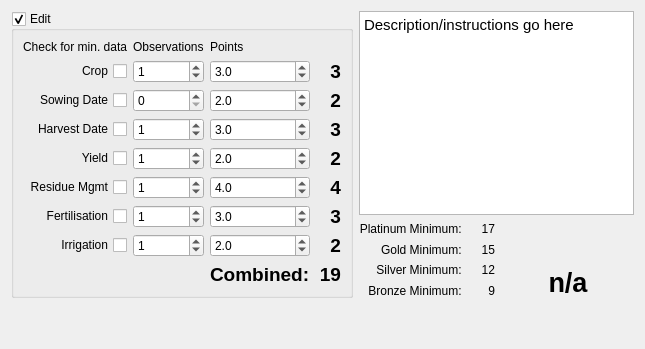
      <widget class="QWidget" name="tabPrevCrop">
       <attribute name="title">
        <string>Prev. Crop</string>
       </attribute>
       <layout class="QGridLayout" name="gridLayout_29">
        <item row="0" column="0" rowspan="2" alignment="Qt::AlignTop">
         <widget class="QGroupBox" name="gbxPrevCrop">
          <property name="title">
           <string>Edit</string>
          </property>
          <property name="checkable">
           <bool>true</bool>
          </property>
          <property name="checked">
           <bool>true</bool>
          </property>
          <layout class="QGridLayout" name="gridLayoutSoil">
           <item row="6" column="3">
            <widget class="QLabel" name="lblResidueMgmtRatingPrevCrop">
             <property name="minimumSize">
              <size>
               <width>25</width>
               <height>0</height>
              </size>
             </property>
             <property name="font">
              <font>
               <pointsize>14</pointsize>
               <weight>75</weight>
               <bold>true</bold>
              </font>
             </property>
             <property name="text">
              <string>4</string>
             </property>
             <property name="alignment">
              <set>Qt::AlignRight|Qt::AlignTrailing|Qt::AlignVCenter</set>
             </property>
            </widget>
           </item>
           <item row="6" column="2">
            <widget class="QDoubleSpinBox" name="dsbResidueMgmtWeightPrevCrop">
             <property name="decimals">
              <number>1</number>
             </property>
             <property name="maximum">
              <double>5.000000000000000</double>
             </property>
             <property name="singleStep">
              <double>0.500000000000000</double>
             </property>
             <property name="value">
              <double>4.000000000000000</double>
             </property>
            </widget>
           </item>
           <item row="5" column="0">
            <widget class="QCheckBox" name="chbxYieldPrevCrop">
             <property name="toolTip">
              <string>&lt;html&gt;&lt;head/&gt;&lt;body&gt;&lt;p&gt;Check if Minimum Data&lt;/p&gt;&lt;/body&gt;&lt;/html&gt;</string>
             </property>
             <property name="layoutDirection">
              <enum>Qt::RightToLeft</enum>
             </property>
             <property name="text">
              <string>Yield</string>
             </property>
            </widget>
           </item>
           <item row="3" column="0">
            <widget class="QCheckBox" name="chbxSowingDatePrevCrop">
             <property name="toolTip">
              <string>&lt;html&gt;&lt;head/&gt;&lt;body&gt;&lt;p&gt;Check if Minimum Data&lt;/p&gt;&lt;/body&gt;&lt;/html&gt;</string>
             </property>
             <property name="layoutDirection">
              <enum>Qt::RightToLeft</enum>
             </property>
             <property name="text">
              <string>Sowing Date</string>
             </property>
            </widget>
           </item>
           <item row="2" column="1">
            <widget class="QSpinBox" name="sbCropObsPrevCrop">
             <property name="toolTip">
              <string>&lt;html&gt;&lt;head/&gt;&lt;body&gt;&lt;p&gt;Number of observations&lt;/p&gt;&lt;/body&gt;&lt;/html&gt;</string>
             </property>
             <property name="value">
              <number>1</number>
             </property>
            </widget>
           </item>
           <item row="7" column="2">
            <widget class="QDoubleSpinBox" name="dsbFertilisationWeightPrevCrop">
             <property name="decimals">
              <number>1</number>
             </property>
             <property name="maximum">
              <double>5.000000000000000</double>
             </property>
             <property name="singleStep">
              <double>0.500000000000000</double>
             </property>
             <property name="value">
              <double>3.000000000000000</double>
             </property>
            </widget>
           </item>
           <item row="8" column="2">
            <widget class="QDoubleSpinBox" name="dsbIrrigationWeightPrevCrop">
             <property name="decimals">
              <number>1</number>
             </property>
             <property name="maximum">
              <double>5.000000000000000</double>
             </property>
             <property name="singleStep">
              <double>0.500000000000000</double>
             </property>
             <property name="value">
              <double>2.000000000000000</double>
             </property>
            </widget>
           </item>
           <item row="5" column="2">
            <widget class="QDoubleSpinBox" name="dsbYieldWeightPrevCrop">
             <property name="decimals">
              <number>1</number>
             </property>
             <property name="maximum">
              <double>5.000000000000000</double>
             </property>
             <property name="singleStep">
              <double>0.500000000000000</double>
             </property>
             <property name="value">
              <double>2.000000000000000</double>
             </property>
            </widget>
           </item>
           <item row="6" column="1">
            <widget class="QSpinBox" name="sbResidueMgmtObsPrevCrop">
             <property name="toolTip">
              <string>&lt;html&gt;&lt;head/&gt;&lt;body&gt;&lt;p&gt;Number of observations&lt;/p&gt;&lt;/body&gt;&lt;/html&gt;</string>
             </property>
             <property name="value">
              <number>1</number>
             </property>
            </widget>
           </item>
           <item row="2" column="0">
            <widget class="QCheckBox" name="chbxCropPrevCrop">
             <property name="toolTip">
              <string>&lt;html&gt;&lt;head/&gt;&lt;body&gt;&lt;p&gt;Check if Minimum Data&lt;/p&gt;&lt;/body&gt;&lt;/html&gt;</string>
             </property>
             <property name="layoutDirection">
              <enum>Qt::RightToLeft</enum>
             </property>
             <property name="text">
              <string>Crop</string>
             </property>
             <property name="tristate">
              <bool>false</bool>
             </property>
            </widget>
           </item>
           <item row="4" column="1">
            <widget class="QSpinBox" name="sbHarvestDateObsPrevCrop">
             <property name="toolTip">
              <string>&lt;html&gt;&lt;head/&gt;&lt;body&gt;&lt;p&gt;Number of observations&lt;/p&gt;&lt;/body&gt;&lt;/html&gt;</string>
             </property>
             <property name="value">
              <number>1</number>
             </property>
            </widget>
           </item>
           <item row="4" column="2">
            <widget class="QDoubleSpinBox" name="dsbHarvestDateWeightPrevCrop">
             <property name="decimals">
              <number>1</number>
             </property>
             <property name="maximum">
              <double>5.000000000000000</double>
             </property>
             <property name="singleStep">
              <double>0.500000000000000</double>
             </property>
             <property name="value">
              <double>3.000000000000000</double>
             </property>
            </widget>
           </item>
           <item row="4" column="0">
            <widget class="QCheckBox" name="chbxHarvestDatePrevCrop">
             <property name="toolTip">
              <string>&lt;html&gt;&lt;head/&gt;&lt;body&gt;&lt;p&gt;Check if Minimum Data&lt;/p&gt;&lt;/body&gt;&lt;/html&gt;</string>
             </property>
             <property name="layoutDirection">
              <enum>Qt::RightToLeft</enum>
             </property>
             <property name="text">
              <string>Harvest Date</string>
             </property>
            </widget>
           </item>
           <item row="3" column="1">
            <widget class="QSpinBox" name="sbSowingDateObsPrevCrop">
             <property name="toolTip">
              <string>&lt;html&gt;&lt;head/&gt;&lt;body&gt;&lt;p&gt;Number of observations&lt;/p&gt;&lt;/body&gt;&lt;/html&gt;</string>
             </property>
            </widget>
           </item>
           <item row="7" column="1">
            <widget class="QSpinBox" name="sbFertilisationObsPrevCrop">
             <property name="toolTip">
              <string>&lt;html&gt;&lt;head/&gt;&lt;body&gt;&lt;p&gt;Number of observations&lt;/p&gt;&lt;/body&gt;&lt;/html&gt;</string>
             </property>
             <property name="value">
              <number>1</number>
             </property>
            </widget>
           </item>
           <item row="3" column="2">
            <widget class="QDoubleSpinBox" name="dsbSowingDateWeightPrevCrop">
             <property name="decimals">
              <number>1</number>
             </property>
             <property name="maximum">
              <double>5.000000000000000</double>
             </property>
             <property name="singleStep">
              <double>0.500000000000000</double>
             </property>
             <property name="value">
              <double>2.000000000000000</double>
             </property>
            </widget>
           </item>
           <item row="8" column="0">
            <widget class="QCheckBox" name="chbxIrrigationPrevCrop">
             <property name="toolTip">
              <string>&lt;html&gt;&lt;head/&gt;&lt;body&gt;&lt;p&gt;Check if Minimum Data&lt;/p&gt;&lt;/body&gt;&lt;/html&gt;</string>
             </property>
             <property name="layoutDirection">
              <enum>Qt::RightToLeft</enum>
             </property>
             <property name="text">
              <string>Irrigation</string>
             </property>
            </widget>
           </item>
           <item row="5" column="1">
            <widget class="QSpinBox" name="sbYieldObsPrevCrop">
             <property name="toolTip">
              <string>&lt;html&gt;&lt;head/&gt;&lt;body&gt;&lt;p&gt;Number of observations&lt;/p&gt;&lt;/body&gt;&lt;/html&gt;</string>
             </property>
             <property name="value">
              <number>1</number>
             </property>
            </widget>
           </item>
           <item row="6" column="0">
            <widget class="QCheckBox" name="chbxResidueMgmtPrevCrop">
             <property name="toolTip">
              <string>&lt;html&gt;&lt;head/&gt;&lt;body&gt;&lt;p&gt;Check if Minimum Data&lt;/p&gt;&lt;/body&gt;&lt;/html&gt;</string>
             </property>
             <property name="layoutDirection">
              <enum>Qt::RightToLeft</enum>
             </property>
             <property name="text">
              <string>Residue Mgmt</string>
             </property>
            </widget>
           </item>
           <item row="7" column="0">
            <widget class="QCheckBox" name="chbxFertilisationPrevCrop">
             <property name="toolTip">
              <string>&lt;html&gt;&lt;head/&gt;&lt;body&gt;&lt;p&gt;Check if Minimum Data&lt;/p&gt;&lt;/body&gt;&lt;/html&gt;</string>
             </property>
             <property name="layoutDirection">
              <enum>Qt::RightToLeft</enum>
             </property>
             <property name="text">
              <string>Fertilisation</string>
             </property>
            </widget>
           </item>
           <item row="8" column="1">
            <widget class="QSpinBox" name="sbIrrigationObsPrevCrop">
             <property name="toolTip">
              <string>&lt;html&gt;&lt;head/&gt;&lt;body&gt;&lt;p&gt;Number of observations&lt;/p&gt;&lt;/body&gt;&lt;/html&gt;</string>
             </property>
             <property name="value">
              <number>1</number>
             </property>
            </widget>
           </item>
           <item row="2" column="2">
            <widget class="QDoubleSpinBox" name="dsbCropWeightPrevCrop">
             <property name="decimals">
              <number>1</number>
             </property>
             <property name="maximum">
              <double>5.000000000000000</double>
             </property>
             <property name="singleStep">
              <double>0.500000000000000</double>
             </property>
             <property name="value">
              <double>3.000000000000000</double>
             </property>
            </widget>
           </item>
           <item row="4" column="3">
            <widget class="QLabel" name="lblHarvestDateRatingPrevCrop">
             <property name="minimumSize">
              <size>
               <width>25</width>
               <height>0</height>
              </size>
             </property>
             <property name="font">
              <font>
               <pointsize>14</pointsize>
               <weight>75</weight>
               <bold>true</bold>
              </font>
             </property>
             <property name="text">
              <string>3</string>
             </property>
             <property name="alignment">
              <set>Qt::AlignRight|Qt::AlignTrailing|Qt::AlignVCenter</set>
             </property>
            </widget>
           </item>
           <item row="7" column="3">
            <widget class="QLabel" name="lblFertilisationRatingPrevCrop">
             <property name="minimumSize">
              <size>
               <width>25</width>
               <height>0</height>
              </size>
             </property>
             <property name="font">
              <font>
               <pointsize>14</pointsize>
               <weight>75</weight>
               <bold>true</bold>
              </font>
             </property>
             <property name="text">
              <string>3</string>
             </property>
             <property name="alignment">
              <set>Qt::AlignRight|Qt::AlignTrailing|Qt::AlignVCenter</set>
             </property>
            </widget>
           </item>
           <item row="2" column="3">
            <widget class="QLabel" name="lblCropRatingPrevCrop">
             <property name="minimumSize">
              <size>
               <width>25</width>
               <height>0</height>
              </size>
             </property>
             <property name="font">
              <font>
               <pointsize>14</pointsize>
               <weight>75</weight>
               <bold>true</bold>
              </font>
             </property>
             <property name="text">
              <string>3</string>
             </property>
             <property name="alignment">
              <set>Qt::AlignRight|Qt::AlignTrailing|Qt::AlignVCenter</set>
             </property>
            </widget>
           </item>
           <item row="5" column="3">
            <widget class="QLabel" name="lblYieldRatingPrevCrop">
             <property name="minimumSize">
              <size>
               <width>25</width>
               <height>0</height>
              </size>
             </property>
             <property name="font">
              <font>
               <pointsize>14</pointsize>
               <weight>75</weight>
               <bold>true</bold>
              </font>
             </property>
             <property name="text">
              <string>2</string>
             </property>
             <property name="alignment">
              <set>Qt::AlignRight|Qt::AlignTrailing|Qt::AlignVCenter</set>
             </property>
            </widget>
           </item>
           <item row="3" column="3">
            <widget class="QLabel" name="lblSowingDateRatingPrevCrop">
             <property name="minimumSize">
              <size>
               <width>25</width>
               <height>0</height>
              </size>
             </property>
             <property name="font">
              <font>
               <pointsize>14</pointsize>
               <weight>75</weight>
               <bold>true</bold>
              </font>
             </property>
             <property name="text">
              <string>2</string>
             </property>
             <property name="alignment">
              <set>Qt::AlignRight|Qt::AlignTrailing|Qt::AlignVCenter</set>
             </property>
            </widget>
           </item>
           <item row="8" column="3">
            <widget class="QLabel" name="lblIrrigationRatingPrevCrop">
             <property name="minimumSize">
              <size>
               <width>25</width>
               <height>0</height>
              </size>
             </property>
             <property name="font">
              <font>
               <pointsize>14</pointsize>
               <weight>75</weight>
               <bold>true</bold>
              </font>
             </property>
             <property name="text">
              <string>2</string>
             </property>
             <property name="alignment">
              <set>Qt::AlignRight|Qt::AlignTrailing|Qt::AlignVCenter</set>
             </property>
            </widget>
           </item>
           <item row="0" column="0">
            <widget class="QLabel" name="lblMgmtMinData_3">
             <property name="font">
              <font>
               <pointsize>9</pointsize>
              </font>
             </property>
             <property name="text">
              <string>Check for min. data</string>
             </property>
             <property name="alignment">
              <set>Qt::AlignRight|Qt::AlignTrailing|Qt::AlignVCenter</set>
             </property>
            </widget>
           </item>
           <item row="0" column="1">
            <widget class="QLabel" name="lblMgmtObservations_3">
             <property name="sizePolicy">
              <sizepolicy hsizetype="Preferred" vsizetype="Fixed">
               <horstretch>0</horstretch>
               <verstretch>0</verstretch>
              </sizepolicy>
             </property>
             <property name="font">
              <font>
               <pointsize>9</pointsize>
              </font>
             </property>
             <property name="text">
              <string>Observations</string>
             </property>
            </widget>
           </item>
           <item row="0" column="2">
            <widget class="QLabel" name="lblMgmtPoints_3">
             <property name="font">
              <font>
               <pointsize>9</pointsize>
              </font>
             </property>
             <property name="text">
              <string>Points</string>
             </property>
            </widget>
           </item>
           <item row="9" column="2">
            <widget class="QLabel" name="lblCombinedPrevCrop">
             <property name="font">
              <font>
               <pointsize>14</pointsize>
               <weight>75</weight>
               <italic>false</italic>
               <bold>true</bold>
              </font>
             </property>
             <property name="text">
              <string>Combined:</string>
             </property>
            </widget>
           </item>
           <item row="9" column="3">
            <widget class="QLabel" name="lblOverallRatingPrevCrop">
             <property name="minimumSize">
              <size>
               <width>25</width>
               <height>0</height>
              </size>
             </property>
             <property name="font">
              <font>
               <pointsize>14</pointsize>
               <weight>75</weight>
               <bold>true</bold>
              </font>
             </property>
             <property name="text">
              <string>19</string>
             </property>
             <property name="alignment">
              <set>Qt::AlignRight|Qt::AlignTrailing|Qt::AlignVCenter</set>
             </property>
            </widget>
           </item>
          </layout>
         </widget>
        </item>
        <item row="0" column="1" colspan="2">
         <widget class="QTextBrowser" name="txbrPrevCrop">
          <property name="html">
           <string>&lt;!DOCTYPE HTML PUBLIC &quot;-//W3C//DTD HTML 4.0//EN&quot; &quot;http://www.w3.org/TR/REC-html40/strict.dtd&quot;&gt;
&lt;html&gt;&lt;head&gt;&lt;meta name=&quot;qrichtext&quot; content=&quot;1&quot; /&gt;&lt;style type=&quot;text/css&quot;&gt;
p, li { white-space: pre-wrap; }
&lt;/style&gt;&lt;/head&gt;&lt;body style=&quot; font-family:'.Lucida Grande UI'; font-size:11pt; font-weight:400; font-style:normal;&quot;&gt;
&lt;p style=&quot; margin-top:0px; margin-bottom:0px; margin-left:0px; margin-right:0px; -qt-block-indent:0; text-indent:0px;&quot;&gt;Description/instructions go here&lt;/p&gt;&lt;/body&gt;&lt;/html&gt;</string>
          </property>
         </widget>
        </item>
        <item row="1" column="1">
         <layout class="QGridLayout" name="gridLayoutPrevCropRankLevels">
          <item row="0" column="2">
           <widget class="QLabel" name="lblPrevCropPlatinumMinVal">
            <property name="minimumSize">
             <size>
              <width>25</width>
              <height>0</height>
             </size>
            </property>
            <property name="font">
             <font>
              <pointsize>9</pointsize>
             </font>
            </property>
            <property name="text">
             <string>17</string>
            </property>
            <property name="alignment">
             <set>Qt::AlignRight|Qt::AlignTrailing|Qt::AlignVCenter</set>
            </property>
            <property name="margin">
             <number>0</number>
            </property>
            <property name="indent">
             <number>1</number>
            </property>
           </widget>
          </item>
          <item row="1" column="2">
           <widget class="QLabel" name="lblPrevCropGoldMinVal">
            <property name="minimumSize">
             <size>
              <width>25</width>
              <height>0</height>
             </size>
            </property>
            <property name="font">
             <font>
              <pointsize>9</pointsize>
             </font>
            </property>
            <property name="text">
             <string>15</string>
            </property>
            <property name="alignment">
             <set>Qt::AlignRight|Qt::AlignTrailing|Qt::AlignVCenter</set>
            </property>
            <property name="margin">
             <number>0</number>
            </property>
            <property name="indent">
             <number>1</number>
            </property>
           </widget>
          </item>
          <item row="2" column="0" colspan="2">
           <widget class="QLabel" name="lblPrevCropSilverMin">
            <property name="font">
             <font>
              <pointsize>9</pointsize>
             </font>
            </property>
            <property name="text">
             <string>Silver Minimum: </string>
            </property>
            <property name="alignment">
             <set>Qt::AlignRight|Qt::AlignTrailing|Qt::AlignVCenter</set>
            </property>
            <property name="margin">
             <number>0</number>
            </property>
            <property name="indent">
             <number>0</number>
            </property>
           </widget>
          </item>
          <item row="2" column="2">
           <widget class="QLabel" name="lblPrevCropSilverMinVal">
            <property name="minimumSize">
             <size>
              <width>25</width>
              <height>0</height>
             </size>
            </property>
            <property name="font">
             <font>
              <pointsize>9</pointsize>
             </font>
            </property>
            <property name="text">
             <string>12</string>
            </property>
            <property name="alignment">
             <set>Qt::AlignRight|Qt::AlignTrailing|Qt::AlignVCenter</set>
            </property>
            <property name="margin">
             <number>0</number>
            </property>
            <property name="indent">
             <number>1</number>
            </property>
           </widget>
          </item>
          <item row="3" column="0" colspan="2">
           <widget class="QLabel" name="lblPrevCropBronzeMin">
            <property name="font">
             <font>
              <pointsize>9</pointsize>
             </font>
            </property>
            <property name="text">
             <string>Bronze Minimum: </string>
            </property>
            <property name="alignment">
             <set>Qt::AlignRight|Qt::AlignTrailing|Qt::AlignVCenter</set>
            </property>
            <property name="margin">
             <number>0</number>
            </property>
            <property name="indent">
             <number>0</number>
            </property>
           </widget>
          </item>
          <item row="3" column="2">
           <widget class="QLabel" name="lblPrevCropBronzeMinVal">
            <property name="minimumSize">
             <size>
              <width>25</width>
              <height>0</height>
             </size>
            </property>
            <property name="font">
             <font>
              <pointsize>9</pointsize>
             </font>
            </property>
            <property name="text">
             <string>9</string>
            </property>
            <property name="alignment">
             <set>Qt::AlignRight|Qt::AlignTrailing|Qt::AlignVCenter</set>
            </property>
            <property name="margin">
             <number>0</number>
            </property>
            <property name="indent">
             <number>1</number>
            </property>
           </widget>
          </item>
          <item row="0" column="0" colspan="2">
           <widget class="QLabel" name="lblPrevCropPlatinumMin">
            <property name="font">
             <font>
              <pointsize>9</pointsize>
             </font>
            </property>
            <property name="text">
             <string>Platinum Minimum: </string>
            </property>
            <property name="alignment">
             <set>Qt::AlignRight|Qt::AlignTrailing|Qt::AlignVCenter</set>
            </property>
            <property name="margin">
             <number>0</number>
            </property>
            <property name="indent">
             <number>0</number>
            </property>
           </widget>
          </item>
          <item row="1" column="0" colspan="2">
           <widget class="QLabel" name="lblPrevCropGoldMin">
            <property name="font">
             <font>
              <pointsize>9</pointsize>
             </font>
            </property>
            <property name="text">
             <string>Gold Minimum: </string>
            </property>
            <property name="alignment">
             <set>Qt::AlignRight|Qt::AlignTrailing|Qt::AlignVCenter</set>
            </property>
            <property name="margin">
             <number>0</number>
            </property>
            <property name="indent">
             <number>0</number>
            </property>
           </widget>
          </item>
         </layout>
        </item>
        <item row="1" column="2">
         <layout class="QGridLayout" name="gridLayoutPrevCropRankingResult">
          <item row="0" column="0">
           <spacer name="horizontalSpacerPrevCropLeftRankLabel">
            <property name="orientation">
             <enum>Qt::Horizontal</enum>
            </property>
            <property name="sizeHint" stdset="0">
             <size>
              <width>40</width>
              <height>20</height>
             </size>
            </property>
           </spacer>
          </item>
          <item row="0" column="1">
           <widget class="QLabel" name="lblMedalPrevCrop">
            <property name="minimumSize">
             <size>
              <width>40</width>
              <height>40</height>
             </size>
            </property>
            <property name="maximumSize">
             <size>
              <width>40</width>
              <height>40</height>
             </size>
            </property>
            <property name="baseSize">
             <size>
              <width>20</width>
              <height>60</height>
             </size>
            </property>
            <property name="lineWidth">
             <number>0</number>
            </property>
            <property name="text">
             <string/>
            </property>
            <property name="scaledContents">
             <bool>true</bool>
            </property>
            <property name="alignment">
             <set>Qt::AlignJustify|Qt::AlignVCenter</set>
            </property>
           </widget>
          </item>
          <item row="0" column="2">
           <spacer name="horizontalSpacerPrevCropRightRankLabel">
            <property name="orientation">
             <enum>Qt::Horizontal</enum>
            </property>
            <property name="sizeHint" stdset="0">
             <size>
              <width>40</width>
              <height>20</height>
             </size>
            </property>
           </spacer>
          </item>
          <item row="1" column="0" colspan="3">
           <widget class="QLabel" name="lblRankingPrevCrop">
            <property name="font">
             <font>
              <pointsize>20</pointsize>
              <weight>75</weight>
              <bold>true</bold>
             </font>
            </property>
            <property name="text">
             <string>n/a</string>
            </property>
            <property name="alignment">
             <set>Qt::AlignCenter</set>
            </property>
           </widget>
          </item>
         </layout>
        </item>
        <item row="2" column="0">
         <spacer name="verticalSpacerPrevCropLeft">
          <property name="orientation">
           <enum>Qt::Vertical</enum>
          </property>
          <property name="sizeHint" stdset="0">
           <size>
            <width>20</width>
            <height>40</height>
           </size>
          </property>
         </spacer>
        </item>
       </layout>
      </widget>
